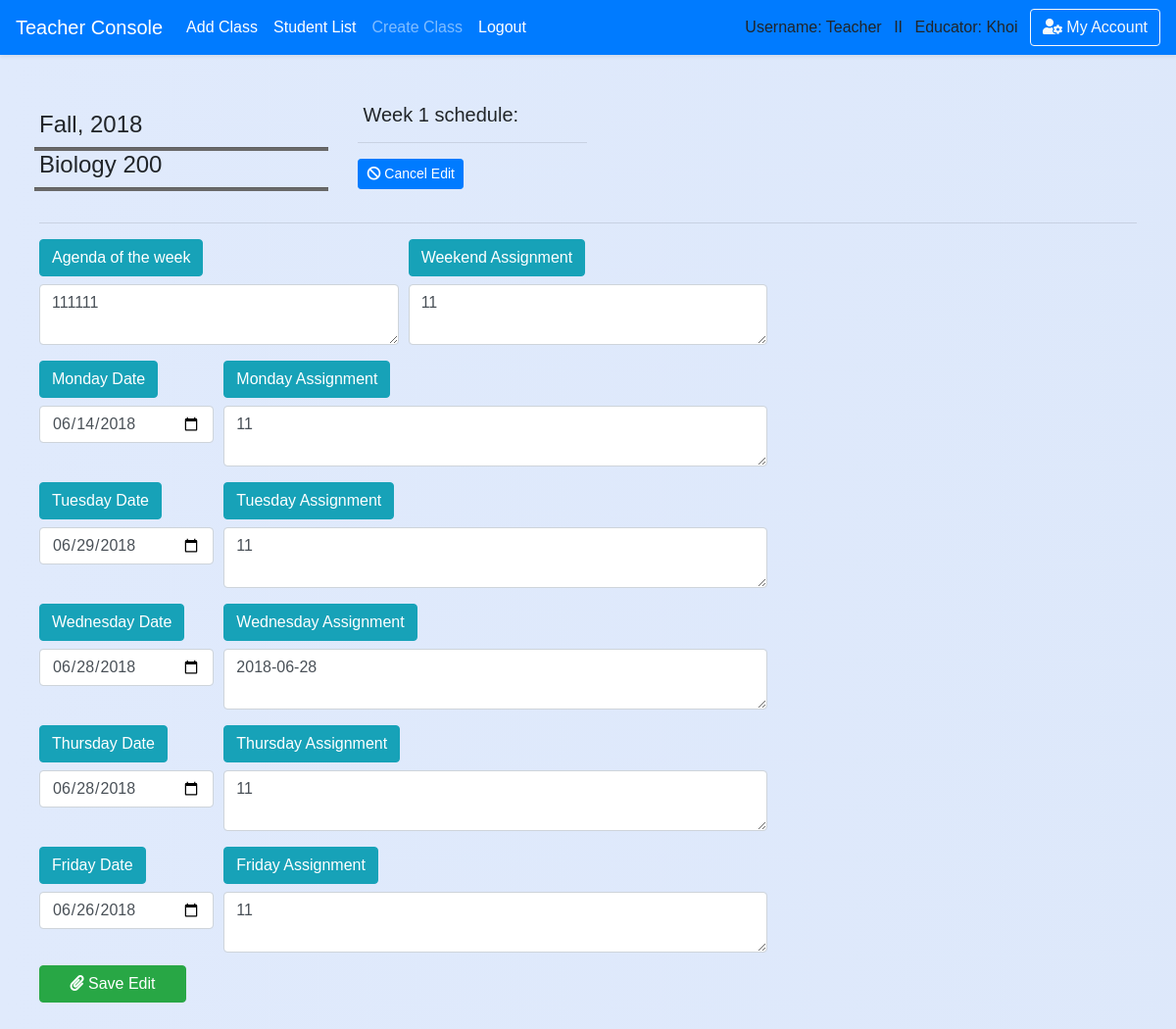
The app's page /teacher/lesson_plan/edit_schedule/1 (signed in), older data.
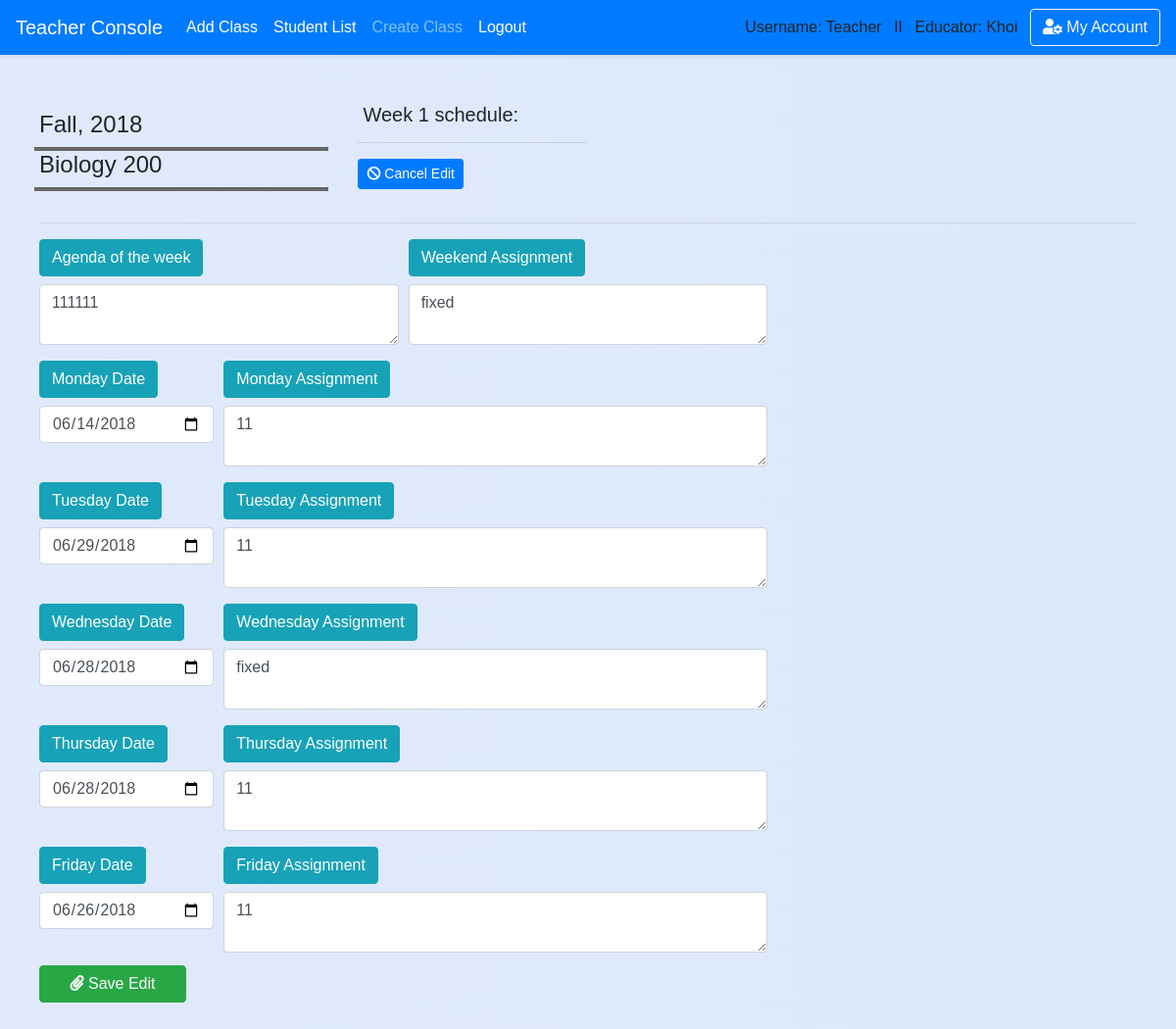
The same page, newer data.
### school_app/models.py (models this page shows, shortened)
class Lesson_plan(models.Model):
    course_title = models.CharField(max_length=50,default='')
    teacher_idx = models.CharField(max_length=10,default='')
    week_number = models.CharField(max_length=10,default='')
    agenda = models.CharField(max_length=450,default='Agenda Goes Here')
    monday_date = models.DateField(blank=True, null=True)
    tuesday_date = models.DateField(blank=True, null=True)
    wednesday_date = models.DateField(blank=True, null=True)
    thursday_date = models.DateField(blank=True, null=True)
    friday_date= models.DateField(blank=True, null=True)
    monday_plan = models.CharField(max_length=400,default='a')
    tuesday_plan= models.CharField(max_length=400,default='s')
    wednesday_plan= models.CharField(max_length=400,default='d')
    thursday_plan= models.CharField(max_length=400,default='f')
    friday_plan= models.CharField(max_length=400,default='g')
    weekend_plan = models.CharField(max_length=300,default='h')
    teacher = models.ForeignKey('Teacher',blank=True, null=True, on_delete = models.SET_NULL)
    course = models.ForeignKey('Course',blank=True, null=True, on_delete = models.SET_NULL)
    last_modifield = models.DateTimeField(auto_now=True, blank=True,null=True,)
    create_date = models.DateField(auto_now_add=True, blank=True,null=True,)

### school_app/views_logged.py (the view, shortened to what this page needs)
# urls.py: path('teacher/lesson_plan/edit_schedule/',views_logged.edit_lesson_plan, name='update_lesson_plan'),
def edit_lesson_plan(request,lesson_plan_id=None):
    if is_login(request) == False:
        return redirect('/login')
    if is_login(request) == True:
        if request.user.profile.is_teacher == False:
            messages.warning(request, "You don't have Instructor's Privilege!")
            return redirect('/')
        lesson_plan = Lesson_plan.objects.filter(id=lesson_plan_id).first()
        course = lesson_plan.course
        return render(request,'teacher/lesson_plan/edit_lesson_plan.html',
        {'course':course,'lesson_plan':lesson_plan})

### school_app/views_functions.py (called while the page is built)
def is_login(request):
    if not request.user.is_authenticated:
        messages.warning(request, "Please Login or Create an Account.")
        return False
    return True

### school_app/templates/teacher/lesson_plan/edit_lesson_plan.html (shortened to what the changed rows need)
{% extends 'base.html' %}
{% block content %}
<br>
<div class="container-fuild" style='padding-top:25px; padding-left:40px;padding-right:40px'>
         <div class="panel panel-login">
        <div class="panel-body">
          <div class="row">
      <div class="form-row" style=''>
        <div class="col-md-5">
        <h5 style='padding-left: 5px'>Week {{ lesson_plan.week_number }} schedule:</h5>
        <hr/>
           <a class="btn btn-sm btn-primary" href='{% url "weekly_lesson_plan" lesson_plan_id=lesson_plan.id %}'><i class="fas fa-ban"></i> Cancel Edit</a></a>
        </div>
        </div></div><hr>
    </div>
      <div class="form-row" style=''>
          <div class="col-md-4 mb-3">
            <label class="btn btn-info" for='' >Agenda of the week</label>
            <textarea class="form-control" name='agenda' id="" rows="2" cols='30'required>{{ lesson_plan.agenda }}</textarea>
          </div>
          <div class="col-md-4 mb-3">
            <label class="btn btn-info" for='' >Weekend Assignment</label>
            <textarea class="form-control" name='weekend_plan' id="" rows="2" cols='30'required>{{ lesson_plan.weekend_plan }}</textarea>
          </div>
          </div>
      <div class="form-row" style=''>
          <div class="col-md-2 mb-3">
            <label class="btn btn-info" for='' >Monday Date</label>
            <input type="date" name='monday_date' class="form-control" value='{{ lesson_plan.monday_date|date:"Y-m-d" }}'required>
          </div>
          <div class="col-md-6 mb-3">
            <label class="btn btn-info" for='' >Monday Assignment</label>
            <textarea class="form-control" name='monday_plan' id="" rows="2" cols='30' required>{{ lesson_plan.monday_plan }}</textarea>
          </div>
          <div class="col-md-2 mb-3">
            <label class="btn btn-info" for='' >Tuesday Date</label>
            <input type="date" name='tuesday_date' class="form-control" value='{{ lesson_plan.tuesday_date|date:"Y-m-d" }}' required>
          </div>
          <div class="col-md-6 mb-3">
            <label class="btn btn-info" for='' >Tuesday Assignment</label>
            <textarea class="form-control" name='tuesday_plan' id="" rows="2" cols='30' required>{{ lesson_plan.tuesday_plan }}</textarea>
          </div>
          <div class="col-md-2 mb-3">
            <label class="btn btn-info" for='' >Wednesday Date</label>
            <input type="date" name='wednesday_date' class="form-control" value='{{ lesson_plan.wednesday_date|date:"Y-m-d" }}' required>
          </div>
          <div class="col-md-6 mb-3">
            <label class="btn btn-info" for='' >Wednesday Assignment</label>
            <textarea class="form-control" name='wednesday_plan' id="" rows="2" cols='30'required>{{ lesson_plan.wednesday_plan }}</textarea>
          </div>
          <div class="col-md-2 mb-3">
            <label class="btn btn-info" for='' >Thursday Date</label>
            <input type="date" name='thursday_date' class="form-control" value='{{ lesson_plan.thursday_date|date:"Y-m-d" }}' required>
          </div>
          <div class="col-md-6 mb-3">
            <label class="btn btn-info" for='' >Thursday Assignment</label>
            <textarea class="form-control" name='thursday_plan' id="" rows="2" cols='30' required>{{ lesson_plan.thursday_plan }}</textarea>
          </div>
          <div class="col-md-2 mb-3">
            <label class="btn btn-info" for='' >Friday Date</label>
            <input type="date" name='friday_date' class="form-control" value='{{ lesson_plan.friday_date|date:"Y-m-d" }}'required>
          </div>
          <div class="col-md-6 mb-3">
            <label class="btn btn-info" for='' >Friday Assignment</label>
            <textarea class="form-control" name='friday_plan' id="" rows="2" cols='30' required>{{ lesson_plan.friday_plan }}</textarea>
          </div>
          </div>
        </div>
        </div>
        <br><br>
{% endblock %}

Row changes from the older to the newer data that the page shows:
changed Lesson_plan: weekend_plan "11" → "fixed"; wednesday_plan "2018-06-28" → "fixed"
